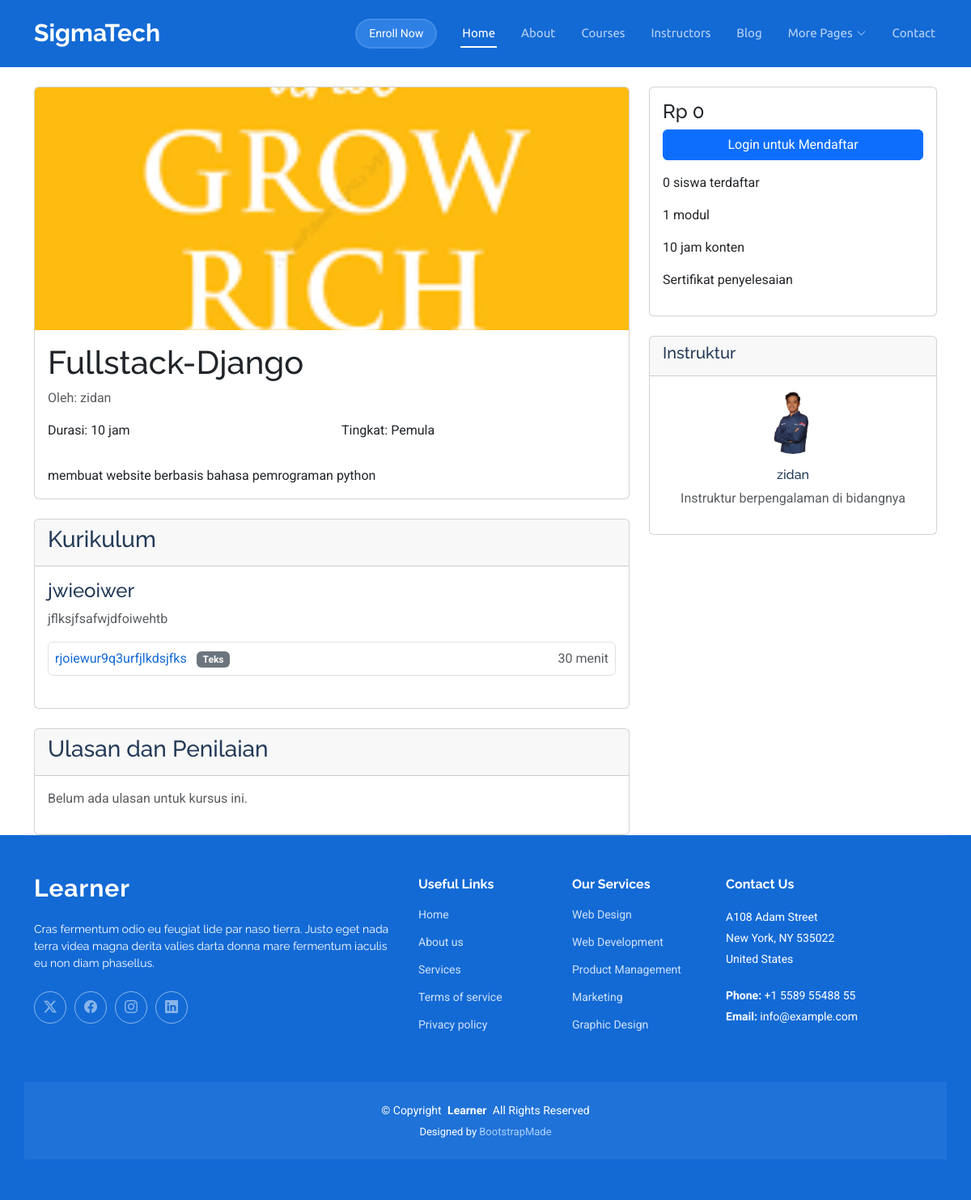
The page /courses/course/fullstack-django/ on the database its author committed.
### courses/models.py (models this page shows, shortened)
class Course(models.Model):
    DIFFICULTY_CHOICES = (
        ('beginner', 'Pemula'),
        ('intermediate', 'Menengah'),
        ('advanced', 'Lanjutan'),
    )
    title = models.CharField(max_length=200)
    slug = models.SlugField(max_length=250, unique=True, blank=True)
    description = models.TextField()
    instructor = models.ForeignKey(User, on_delete=models.CASCADE, related_name='courses_taught')
    category = models.ForeignKey(Category, on_delete=models.SET_NULL, null=True, blank=True)
    thumbnail = models.ImageField(upload_to='course_thumbnails/', blank=True, null=True)
    difficulty = models.CharField(max_length=20, choices=DIFFICULTY_CHOICES, default='beginner')
    price = models.DecimalField(max_digits=10, decimal_places=2, default=0.00)
    duration = models.IntegerField(help_text="Durasi kursus dalam jam")
    is_published = models.BooleanField(default=False)
    created_at = models.DateTimeField(auto_now_add=True)
    updated_at = models.DateTimeField(auto_now=True)
    class Meta:
        ordering = ['-created_at']
    def get_enrollment_count(self):
        return self.enrollments.count()

class Module(models.Model):
    course = models.ForeignKey(Course, on_delete=models.CASCADE, related_name='modules')
    title = models.CharField(max_length=200)
    description = models.TextField(blank=True)
    order = models.PositiveIntegerField(default=1)
    class Meta:
        ordering = ['order']

class Lesson(models.Model):
    LESSON_TYPE_CHOICES = (
        ('video', 'Video'),
        ('text', 'Teks'),
        ('quiz', 'Kuis'),
        ('assignment', 'Tugas'),
    )
    module = models.ForeignKey(Module, on_delete=models.CASCADE, related_name='lessons')
    title = models.CharField(max_length=200)
    content = models.TextField(blank=True)
    lesson_type = models.CharField(max_length=20, choices=LESSON_TYPE_CHOICES, default='text')
    video_url = models.URLField(blank=True, help_text="URL embed video dari YouTube/Vimeo")
    duration = models.IntegerField(help_text="Durasi pelajaran dalam menit", default=0)
    order = models.PositiveIntegerField(default=1)
    is_published = models.BooleanField(default=True)
    class Meta:
        ordering = ['order']

### users/models.py (models this page shows, shortened)
class User(AbstractUser):
    ROLE_CHOICES = (
        ('student', 'Siswa'),
        ('instructor', 'Instruktur'),
    )
    role = models.CharField(max_length=20, choices=ROLE_CHOICES, default='student')
    bio = models.TextField(max_length=500, blank=True)
    profile_picture = models.ImageField(upload_to='profile_pics/', blank=True, null=True)
    phone_number = models.CharField(max_length=15, blank=True)

### courses/views.py (the view)
# urls.py: path('course/<slug:slug>/', views.course_detail, name='course_detail'),
def course_detail(request, slug):
    course = get_object_or_404(Course, slug=slug, is_published=True)
    modules = course.modules.all()
    context = {
        'course': course,
        'modules': modules,
    }
    return render(request, 'courses/course_detail.html', context)

### templates/courses/course_detail.html (shortened to what this page needs)
{% extends 'base.html' %}
{% load static %}
{% block content %}
<div class="container mt-4">
    <div class="row">
        <div class="col-md-8">
            <div class="card mb-4">
                {% if course.thumbnail %}
                    <img src="{{ course.thumbnail.url }}" class="card-img-top" alt="{{ course.title }}" style="height: 300px; object-fit: cover;">
                {% else %}
                    <img src="{% static 'images/default-course.jpg' %}" class="card-img-top" alt="{{ course.title }}" style="height: 300px; object-fit: cover;">
                {% endif %}
                <div class="card-body">
                    <h1 class="card-title">{{ course.title }}</h1>
                    <p class="text-muted">Oleh: {{ course.instructor.get_full_name|default:course.instructor.username }}</p>
                    <div class="row mb-3">
                        <div class="col-md-6">
                            <p> Durasi: {{ course.duration }} jam</p>
                        </div>
                        <div class="col-md-6">
                            <p> Tingkat: {{ course.get_difficulty_display }}</p>
                        </div>
                    </div>
                    <div class="course-description">
                        {{ course.description|safe }}
                    </div>
                </div>
            </div>
            <div class="card">
                <div class="card-header">
                    <h3>Kurikulum</h3>
                </div>
                <div class="card-body">
                    {% for module in modules %}
                        <div class="module mb-4">
                            <h4 class="module-title">
                                 {{ module.title }}
                            </h4>
                            {% if module.description %}
                                <p class="text-muted">{{ module.description }}</p>
                            {% endif %}
                            <div class="lessons-list">
                                {% for lesson in module.lessons.all %}
                                    <div class="lesson-item p-2 border rounded mb-2">
                                        <div class="d-flex justify-content-between">
                                            <div>
                                                <a href="{% url 'learning:lesson_view' course.slug lesson.id %}">{{ lesson.title }}</a>
                                                <span class="badge bg-secondary ms-2">{{ lesson.get_lesson_type_display }}</span>
                                            </div>
                                            <div>
                                                <span class="text-muted">{{ lesson.duration }} menit</span>
                                            </div>
                                        </div>
                                    </div>
                                {% empty %}
                                    <p class="text-muted">Belum ada pelajaran dalam modul ini.</p>
                                {% endfor %}
                            </div>
                        </div>
                    {% empty %}
                        <p class="text-muted">Belum ada modul dalam kursus ini.</p>
                    {% endfor %}
                </div>
            </div>
            <div class="card mt-4">
                <div class="card-header">
                    <h3>Ulasan dan Penilaian</h3>
                </div>
                <div class="card-body">
                    {% for review in course.reviews.all %}
                        <div class="review-item border-bottom pb-3 mb-3">
                            <div class="d-flex justify-content-between">
                                <h6>{{ review.student.get_full_name|default:review.student.username }}</h6>
                                <div>
                                    {% for i in "12345" %}
                                        {% if forloop.counter <= review.rating %}
                                            <i class="fas fa-star text-warning"></i>
                                        {% else %}
                                            <i class="fas fa-star text-secondary"></i>
                                        {% endif %}
                                    {% endfor %}
                                </div>
                            </div>
                            <p class="text-muted">{{ review.comment|default:"" }}</p>
                            <small class="text-muted">{{ review.created_at|date:"d M Y" }}</small>
                        </div>
                    {% empty %}
                        <p class="text-muted">Belum ada ulasan untuk kursus ini.</p>
                    {% endfor %}
                </div>
            </div>
        </div>
        <div class="col-md-4">
            <div class="card">
                <div class="card-body">
                    <h4 class="card-title">Rp {{ course.price|floatformat:0 }}</h4>
                    {% if user.is_authenticated %}
                        {% if user.role == 'student' %}
                            {% if user in course.enrollments.all %}
                                <a href="{% url 'learning:course_learning_view' course.slug %}" class="btn btn-success w-100 mb-2">Lanjutkan Belajar</a>
                            {% else %}
                                <form method="post" action="{% url 'courses:enroll_course' course.slug %}">
                                    {% csrf_token %}
                                    <button type="submit" class="btn btn-primary w-100">Daftar Kursus</button>
                                </form>
                            {% endif %}
                        {% endif %}
                    {% else %}
                        <a href="{% url 'login' %}" class="btn btn-primary w-100">Login untuk Mendaftar</a>
                    {% endif %}
                    <div class="mt-3">
                        <p> {{ course.get_enrollment_count }} siswa terdaftar</p>
                        <p> {{ course.modules.count }} modul</p>
                        <p> {{ course.duration }} jam konten</p>
                        <p> Sertifikat penyelesaian</p>
                    </div>
                </div>
            </div>
            <div class="card mt-4">
                <div class="card-header">
                    <h5>Instruktur</h5>
                </div>
                <div class="card-body text-center">
                    {% if course.instructor.profile_picture %}
                        <img src="{{ course.instructor.profile_picture.url }}" class="rounded-circle mb-3" style="width: 80px; height: 80px; object-fit: cover;" alt="{{ course.instructor.username }}">
                    {% else %}
                        <div class="rounded-circle bg-secondary d-flex align-items-center justify-content-center mb-3" style="width: 80px; height: 80px; margin: 0 auto;">
                            <i class="fas fa-user fa-2x text-white"></i>
                        </div>
                    {% endif %}
                    <h6>{{ course.instructor.get_full_name|default:course.instructor.username }}</h6>
                    <p class="text-muted">{{ course.instructor.bio|truncatewords:15|default:"Instruktur berpengalaman di bidangnya" }}</p>
                </div>
            </div>
        </div>
    </div>
</div>
{% endblock %}

### rows shown on the page
Course: thumbnail (picture), title "Fullstack-Django", instructor.get_full_name "zidan", duration "10", difficulty "Pemula", description "membuat website berbasis bahasa pemrograman python", price "0", get_enrollment_count "0", modules.count "1", instructor.profile_picture (picture), instructor.bio "Instruktur berpengalaman di bidangnya"
Module: title "jwieoiwer", description "jflksjfsafwjdfoiwehtb"
Lesson: title "rjoiewur9q3urfjlkdsjfks", lesson_type "Teks", duration "30"
